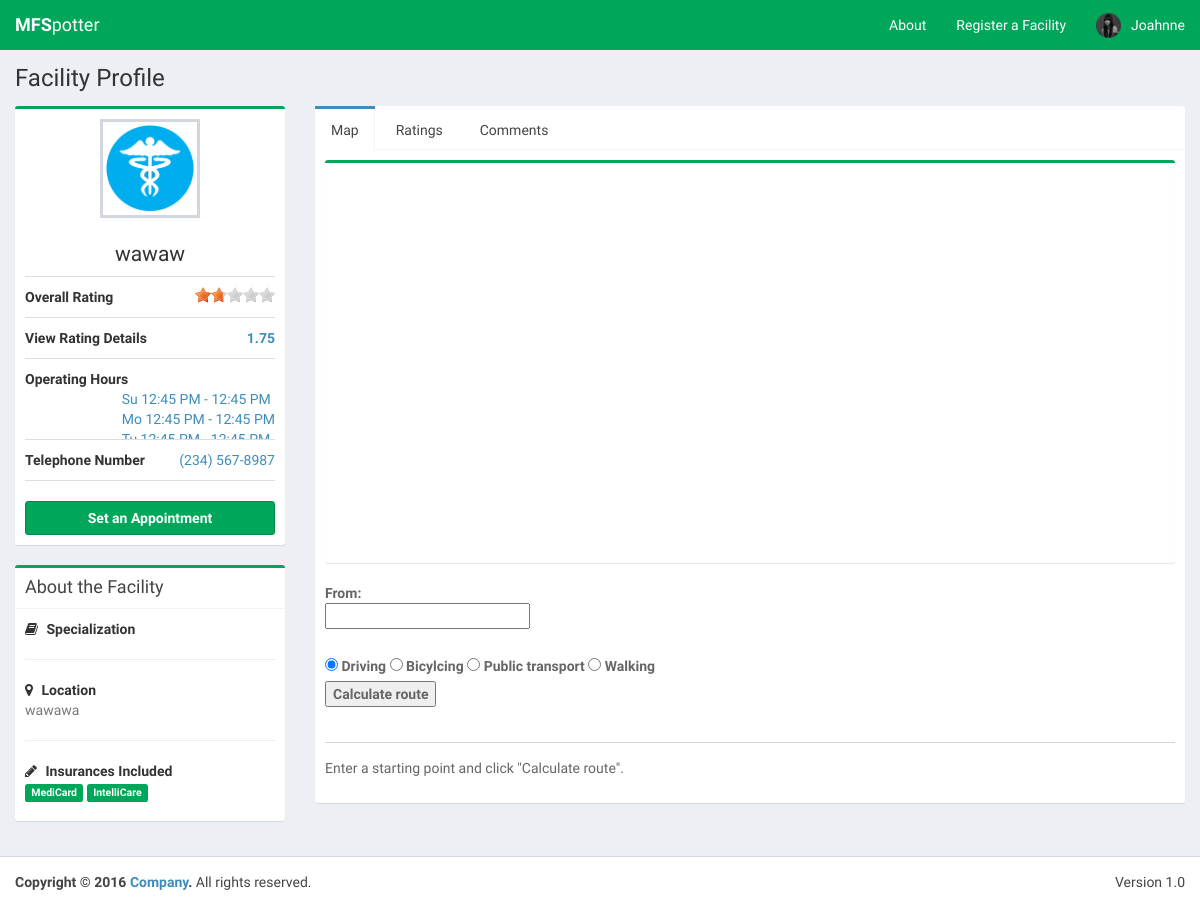
Screenshot of /facilityProfile.php?id=25 (signed in) with the database file from the repository.
### tables this page shows
CREATE TABLE IF NOT EXISTS `facility` (
  `facilityID` int(4) NOT NULL AUTO_INCREMENT,
  `facilityName` varchar(50) NOT NULL,
  `telephoneNumber` text NOT NULL,
  `longhitude` double DEFAULT NULL,
  `latitude` double DEFAULT NULL,
  `address` varchar(40) NOT NULL,
  `facilityPicture` varchar(30) NOT NULL,
  PRIMARY KEY (`facilityID`)
);

### config.php (called while the page is built, shortened)
<?php
$dbname="mfspotter";
?>

### facilityProfile.php (the view, shortened to what this page needs)
<?php
  $facility_id = $_GET["id"];
  include('config.php');
  $operating_period = array();
  $insurance_name = array();
  $query = "SELECT * FROM `facility` WHERE facilityID = " . $facility_id . " ";
  $result = mysqli_query($connect, $query);
  if(mysqli_num_rows($result) > 0)
  {
    while($row = mysqli_fetch_array($result))
    {
      $facility_name = $row['facilityName'];
      $facility_tel = $row['telephoneNumber'];
      $facility_address = $row['address'];
      $facility_picture = $row['facilityPicture'];
    }
  }
  $query2 = "SELECT dayofweek, DATE_FORMAT(timeOpened, '%h:%i %p') AS Opening_Time, DATE_FORMAT(timeClosed, '%h:%i %p') AS Closing_Time FROM `operatingperiod` WHERE facilityID = " . $facility_id . " ";
  $result2 = mysqli_query($connect, $query2);
  if(mysqli_num_rows($result2) > 0)
  {
    while($row2 = mysqli_fetch_array($result2))
    {
      $operating_period[] = array($row2['dayofweek'],$row2['Opening_Time'], $row2['Closing_Time']);
    }
  }
  $query3 = "SELECT insuranceName FROM insurances i, insurancescovered ic WHERE i.insurancesID = ic.insuranceID AND ic.facilityID = " . $facility_id . "";
  $result3 = mysqli_query($connect, $query3);
  if(mysqli_num_rows($result3) > 0)
  {
    while($row3 = mysqli_fetch_array($result3))
    {
      $insurance_name[] = $row3['insuranceName'];
    }
  }
function getOverallVotePerID($id){
  include('config.php');
  $query = "SELECT AVG(rating) as overall, (SELECT AVG(rating) as last FROM rating WHERE dateRated <= DATE_SUB(NOW(),INTERVAL 1 YEAR) AND rating.facilityID = ".$id.")/2 as oneYearBefore
  FROM rating, facility
  WHERE rating.facilityID = facility.facilityID AND facility.facilityID = ".$id."
            AND dateRated >= DATE_SUB(NOW(),INTERVAL 1 YEAR)
            GROUP BY facility.facilityID";
  $result = mysqli_query($connect, $query);
  if(mysqli_num_rows($result) > 0)
  {
    while($row = mysqli_fetch_array($result))
    {
      if($row['oneYearBefore'] == null)
      {
        return number_format($row['overall'],2);
      }
      else
      {
        return number_format(($row['overall'] + $row['oneYearBefore'])/2 ,2);
      }
    }
  }
  else
  {
    return 0;
  }
}
?>
<!DOCTYPE html>
<html>
<head>
  <link rel="stylesheet" href="bootstrap/css/bootstrap.min.css">
  <link rel="stylesheet" href="https://cdnjs.cloudflare.com/ajax/libs/font-awesome/4.5.0/css/font-awesome.min.css">
  <link rel="stylesheet" href="https://cdnjs.cloudflare.com/ajax/libs/ionicons/2.0.1/css/ionicons.min.css">
  <link rel="stylesheet" href="dist/css/AdminLTE.min.css">
  <link rel="stylesheet" href="dist/css/skins/_all-skins.min.css">
  <link rel="stylesheet" href="plugins/rateit-scripts/rateit.css">
  <link rel="stylesheet" href="http://maxcdn.bootstrapcdn.com/font-awesome/latest/css/font-awesome.min.css">
  <link rel="stylesheet" href="dist/themes/fontawesome-stars.css">
  <link rel="stylesheet" href="dist/themes/fontawesome-stars-o.css">
</head>
<body class="hold-transition skin-green layout-top-nav" onload="load()">
<div class="wrapper">
   <header class="main-header">
    <nav class="navbar navbar-static-top">
      <div class="navbar-header">
        <a href="/mfspotter/Landing.php" class="navbar-brand"><b>MFS</b>potter</a>
      </div>
        <div class="navbar-custom-menu">
          <ul class="nav navbar-nav">
            <li><a href="#">About</a></li>
          <?php
            include("config.php");
            include("header.php");
          ?>
          </li>
        </ul>
      </div>
    </nav>
  </header>
  <div class="content-wrapper">
      <section class="content-header">
        <h1>
          Facility Profile
        </h1>
      </section>
      <section class="content">
        <div class="row">
          <div class="col-md-3">
            <div class="box box-primary box-success">
              <div class="box-body box-profile">
                <img class="profile-user-img img-responsive" src="/mfspotter/dist/img/facilitypic/<?php echo $facility_picture ?>.jpg" alt="User profile picture">
                <h3 class="profile-username text-center"><?php echo $facility_name ?></h3>
                <ul class="list-group list-group-unbordered">
                  <li class="list-group-item">
                    <b>Overall Rating</b>
                        <a class="pull-right">
                          <div class="rateit" data-rateit-value="<?php echo getOverallVotePerID($facility_id)?>"  data-rateit-ispreset="true" data-rateit-readonly="true">
                          </div>
                        </a>
                  </li>
                  <li class="list-group-item">
                    <b>View Rating Details</b>
                        <a class="pull-right">
                         <b><a data-toggle="modal" href="#ratingDetailsModal" class="pull-right"><?php echo number_format(getOverallVotePerID($facility_id),2)?></a></b>
                        </a>
                  </li>
                  <li class="list-group-item">
                    <b>Operating Hours</b> <a class="pull-right">
                    <?php
                      for($row = 0; $row < count($operating_period); $row++)
                      {
                        if($operating_period[$row][0] == 0)
                        {
                          $operating_period[$row][0] = "Su";
                        }
                        else if($operating_period[$row][0] == 1)
                        {
                          $operating_period[$row][0] = "Mo";
                        }
                        else if($operating_period[$row][0] == 2)
                        {
                          $operating_period[$row][0] = "Tu";
                        }
                        echo ''. $operating_period[$row][0] . ' '. $operating_period[$row][1] .' - '. $operating_period[$row][2] ;
                        echo '<br/>';
                      }
                    ?>
                    </a>
                  </li>
                  <li class="list-group-item">
                    <b>Telephone Number</b> <a class="pull-right"><?php echo $facility_tel ?></a>
                  </li>
                </ul>
                 <a href="appointment.php?id=<?php echo $facility_id ?>" class="btn btn-success btn-block"><b>Set an Appointment</b></a>
              </div>
            </div>
            <div class="box box-primary box-success">
              <div class="box-header with-border">
                <h3 class="box-title">About the Facility</h3>
              </div>
              <div class="box-body">
                <strong><i class="fa fa-book margin-r-5"></i> Specialization</strong>
                <hr>
                <strong><i class="fa fa-map-marker margin-r-5"></i> Location</strong>
                <p class="text-muted"><?php echo $facility_address ?></p>
                <hr>
                <strong><i class="fa fa-pencil margin-r-5"></i> Insurances Included</strong>
                <p>
                  <?php
                    foreach($insurance_name as $i)
                    {
                      echo '<span class="label label-success">'. $i .'</span> ';
                    }
                  ?>
                </p>
              </div>
            </div>
          </div>
        <div class="col-md-9">
          <div class="nav-tabs-custom">
            <ul class="nav nav-tabs">
              <li class="active"><a href="#ltab_1" data-toggle="tab">Map</a></li>
              <li><a href="#ltab_2" data-toggle="tab">Ratings</a></li>
              <li><a href="#ltab_3" data-toggle="tab">Comments</a></li>
            </ul>
            <div class="tab-content">
              <div class="tab-pane active" id="ltab_1">
                <div class="box box-primary box-success">
                  <div id="viewfaci_map" style="position: relative; width:100%; height:400px"></div>
                </div>
                <div class="post">
                  <div class="user-block">
                      <label>
                        From: <br />
                        <input type="text" id="routeStart">
                              <br><a href="#" class="autoLink" style="display: none;">Use current location: <span>not found</span></a>
                      </label>
                        <br>
                        <label>
                        <br>
                      <label><input type="radio" name="travelMode" value="DRIVING" checked /> Driving</label>
                      <label><input type="radio" name="travelMode" value="BICYCLING" /> Bicylcing</label>
                      <label><input type="radio" name="travelMode" value="TRANSIT" /> Public transport</label>
                      <label><input type="radio" name="travelMode" value="WALKING" /> Walking</label>
                      <br><input type="submit" value="Calculate route" onclick="calcRoute();return false">
                  </div>
                </div>
                <div class="post">
                  <div class="user-block">
                    <div id="directionsPanel">
                      Enter a starting point and click "Calculate route".
                    </div>
                  </div>
                </div>
              </div>
            </div>
          </div>
        </div>
        </div>
        </div>
  </div>
  <footer class="main-footer">
    <div class="pull-right hidden-xs">
      Version 1.0
    </div>
    <strong>Copyright &copy; 2016 <a href="#">Company</a>.</strong> All rights reserved.
  </footer>
</body>
</html>

### rows the page displays
facility: facilityPicture (placeholder picture), facilityName "wawaw", telephoneNumber "(234) 567-8987", address "wawawa"

### other values shown
$_SESSION["firstname"] "Joahnne"
getOverallVotePerID($facility_id) "1.75"
$operating_period[$row][0] "Su"
$operating_period[$row][1] "12:45 PM"
$operating_period[$row][2] "12:45 PM"
$operating_period[$row][0] "Mo"
$i "MediCard"
$i "IntelliCare"
